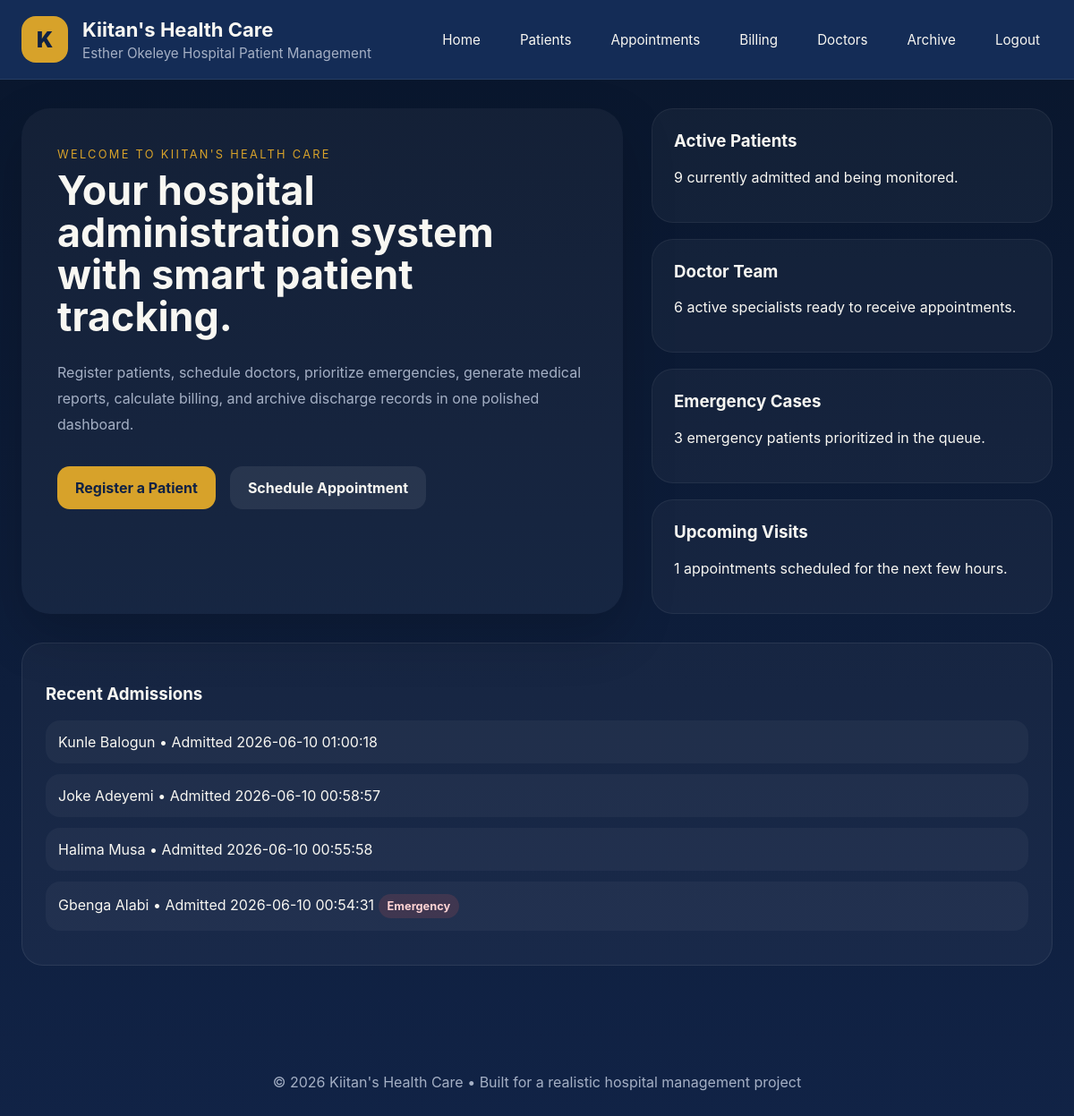
The page / (signed in) on the database its author committed.
### tables this page shows
CREATE TABLE patients (
            id INTEGER PRIMARY KEY AUTOINCREMENT,
            first_name TEXT NOT NULL,
            last_name TEXT NOT NULL,
            age INTEGER NOT NULL,
            gender TEXT NOT NULL,
            phone TEXT NOT NULL,
            email TEXT,
            address TEXT,
            condition TEXT,
            emergency INTEGER DEFAULT 0,
            admitted_at TEXT,
            discharged INTEGER DEFAULT 0
        );

### app.py (the view)
@app.route("/")
@login_required
def index():
    db = get_db_connection()
    active_patients = db.execute("SELECT COUNT(*) FROM patients WHERE discharged = 0").fetchone()[0]
    emergency_cases = db.execute("SELECT COUNT(*) FROM patients WHERE discharged = 0 AND emergency = 1").fetchone()[0]
    upcoming_appointments = db.execute(
        "SELECT COUNT(*) FROM appointments WHERE appointment_time >= ?",
        (datetime.now().strftime("%Y-%m-%d %H:%M"),),
    ).fetchone()[0]
    doctor_count = db.execute("SELECT COUNT(*) FROM doctors WHERE active = 1").fetchone()[0]
    recent_patients = db.execute(
        "SELECT first_name, last_name, admitted_at, emergency FROM patients WHERE discharged = 0 ORDER BY admitted_at DESC LIMIT 4"
    ).fetchall()
    return render_template(
        "index.html",
        stats={
            "active_patients": active_patients,
            "emergency_cases": emergency_cases,
            "upcoming_appointments": upcoming_appointments,
            "doctor_count": doctor_count,
            "recent_patients": recent_patients,
        },
    )

### app.py (called while the page is built)
def get_db_connection():
    db = getattr(g, "db", None)
    if db is None:
        db = sqlite3.connect(app.config["DATABASE"])
        db.row_factory = sqlite3.Row
        g.db = db
    return db

def login_required(view):
    @wraps(view)
    def wrapped_view(**kwargs):
        if not session.get("user"):
            return redirect(url_for("login"))
        return view(**kwargs)
    return wrapped_view

@app.context_processor
def inject_user():
    return {
        "logged_in": bool(session.get("user")),
        "current_user": session.get("user"),
    }

### templates/index.html
{% extends "base.html" %}
{% block content %}
<section class="hero-panel">
  <div class="hero-copy">
    <span class="eyebrow">Welcome to Kiitan's Health Care</span>
    <h2>Your hospital administration system with smart patient tracking.</h2>
    <p>
      Register patients, schedule doctors, prioritize emergencies, generate medical reports,
      calculate billing, and archive discharge records in one polished dashboard.
    </p>
    <div class="hero-actions">
      <a href="/patients" class="button primary">Register a Patient</a>
      <a href="/appointments" class="button secondary">Schedule Appointment</a>
    </div>
  </div>
  <div class="hero-cards">
    <article class="feature-card">
      <h3>Active Patients</h3>
      <p>{{ stats.active_patients }} currently admitted and being monitored.</p>
    </article>
    <article class="feature-card">
      <h3>Doctor Team</h3>
      <p>{{ stats.doctor_count }} active specialists ready to receive appointments.</p>
    </article>
    <article class="feature-card">
      <h3>Emergency Cases</h3>
      <p>{{ stats.emergency_cases }} emergency patients prioritized in the queue.</p>
    </article>
    <article class="feature-card">
      <h3>Upcoming Visits</h3>
      <p>{{ stats.upcoming_appointments }} appointments scheduled for the next few hours.</p>
    </article>
  </div>
</section>
<section class="section-block">
  <div class="panel">
    <h3>Recent Admissions</h3>
    <ul class="list-highlight">
      {% for patient in stats.recent_patients %}
      <li>
        {{ patient.first_name }} {{ patient.last_name }} • Admitted {{ patient.admitted_at }}
        {% if patient.emergency %}<strong class="badge danger">Emergency</strong>{% endif %}
      </li>
      {% endfor %}
    </ul>
  </div>
</section>
{% endblock %}

### static/css/style.css (style rules this page uses)
* { box-sizing: border-box; }
:root { --bg: #0f2144; --surface: #142c56; --surface-alt: #1e3b6d; --accent: #d7a22a; --text: #f8f7f2; --muted: #a5b0c5; --danger: #d85858; --success: #4aa96c; }
body { margin: 0; font-family: Inter, ui-sans-serif, system-ui, -apple-system, BlinkMacSystemFont, "Segoe UI", sans-serif; color: var(--text); background: linear-gradient(180deg, #09162c 0%, #112346 100%); }
.hero-panel { display: grid; grid-template-columns: 1.5fr 1fr; gap: 32px; align-items: stretch; margin-bottom: 32px; }
.hero-copy { background: rgba(255, 255, 255, 0.04); padding: 40px; border-radius: 32px; box-shadow: 0 24px 60px rgba(0, 0, 0, 0.18); }
.eyebrow { display: inline-block; text-transform: uppercase; letter-spacing: 0.18em; color: var(--accent); font-size: 0.8rem; margin-bottom: 10px; }
.hero-copy h2 { margin: 0; font-size: 2.8rem; line-height: 1.05; }
.hero-copy p { color: var(--muted); line-height: 1.8; margin: 24px 0 0; }
.hero-actions { display: flex; gap: 16px; margin-top: 32px; flex-wrap: wrap; }
.hero-cards { display: grid; grid-template-columns: 1fr; gap: 18px; }
.feature-card { padding: 24px; background: rgba(255, 255, 255, 0.04); border-radius: 24px; border: 1px solid rgba(255, 255, 255, 0.06); }
.feature-card h3 { margin-top: 0; }
.button { display: inline-flex; align-items: center; justify-content: center; padding: 14px 20px; border-radius: 14px; border: none; color: var(--bg); text-decoration: none; font-weight: 700; cursor: pointer; }
.button.primary { background: var(--accent); }
.button.secondary { background: rgba(255, 255, 255, 0.08); color: var(--text); }
.section-block { margin-bottom: 32px; }
.panel { background: rgba(255, 255, 255, 0.04); border: 1px solid rgba(255, 255, 255, 0.08); border-radius: 24px; padding: 26px; }
.list-highlight { list-style: none; padding: 0; margin: 0; }
.list-highlight li { padding: 14px; border-radius: 16px; background: rgba(255, 255, 255, 0.04); margin-bottom: 12px; }
.badge { display: inline-flex; align-items: center; padding: 6px 10px; border-radius: 999px; font-size: 0.8rem; background: rgba(255, 255, 255, 0.08); }
.badge.danger { background: rgba(216, 88, 88, 0.16); color: #ffd3d3; }

### rows shown on the page
patients: first_name "Kunle", last_name "Balogun", admitted_at "2026-06-10 01:00:18"
patients: first_name "Joke", last_name "Adeyemi", admitted_at "2026-06-10 00:58:57"
patients: first_name "Halima", last_name "Musa", admitted_at "2026-06-10 00:55:58"
patients: first_name "Gbenga", last_name "Alabi", admitted_at "2026-06-10 00:54:31", emergency "Emergency"

### other values the page prints
{{ stats.active_patients }} "9"
{{ stats.doctor_count }} "6"
{{ stats.emergency_cases }} "3"
{{ stats.upcoming_appointments }} "1"
